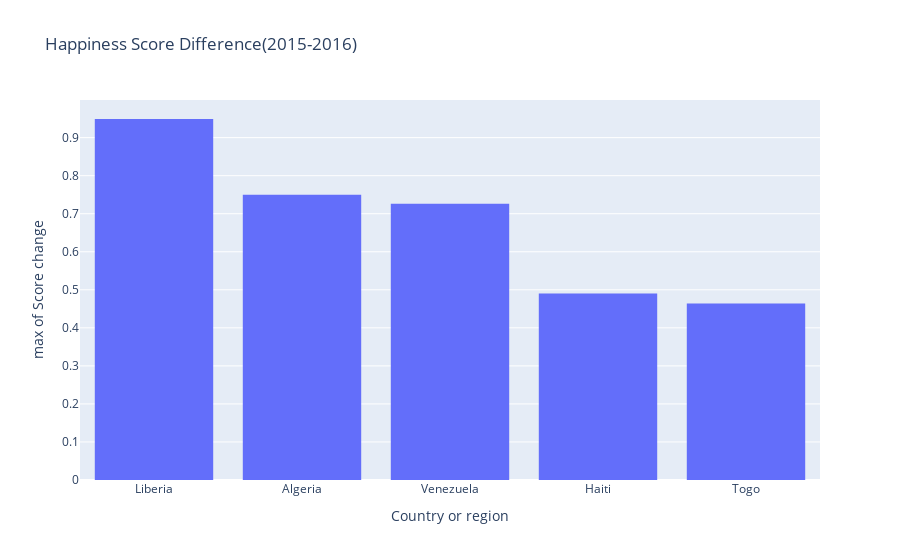

Notebook code for this chart:
### Code cell
fig = px.histogram(df, x=score_2015_2016_df["Country"].head(5), y=score_2015_2016_df["Score change (2015-2016)"].head(5),
                   labels={'x':'Country or region', "y":"Score change"},
                   histfunc='max',
                  title="Happiness Score Difference(2015-2016)")
fig.show()

### Figure 1 — Plotly figure (JSON) as saved in the notebook; plotly's stock layout.template omitted (floating-point values rounded to 4 significant figures)
{"data": [{"alignmentgroup": "True", "bingroup": "x", "histfunc": "max", "hovertemplate": "Country or region=%{x}<br>max of Score change=%{y}<extra></extra>", "legendgroup": "", "marker": {"color": "#636efa", "pattern": {"shape": ""}}, "name": "", "offsetgroup": "", "orientation": "v", "showlegend": false, "type": "histogram", "x": ["Liberia", "Algeria", "Venezuela", "Haiti", "Togo"], "xaxis": "x", "y": [0.949, 0.75, 0.726, 0.49, 0.464], "yaxis": "y"}], "layout": {"barmode": "relative", "legend": {"tracegroupgap": 0}, "title": {"text": "Happiness Score Difference(2015-2016)"}, "xaxis": {"anchor": "y", "domain": [0, 1], "title": {"text": "Country or region"}}, "yaxis": {"anchor": "x", "domain": [0, 1], "title": {"text": "max of Score change"}}}}
